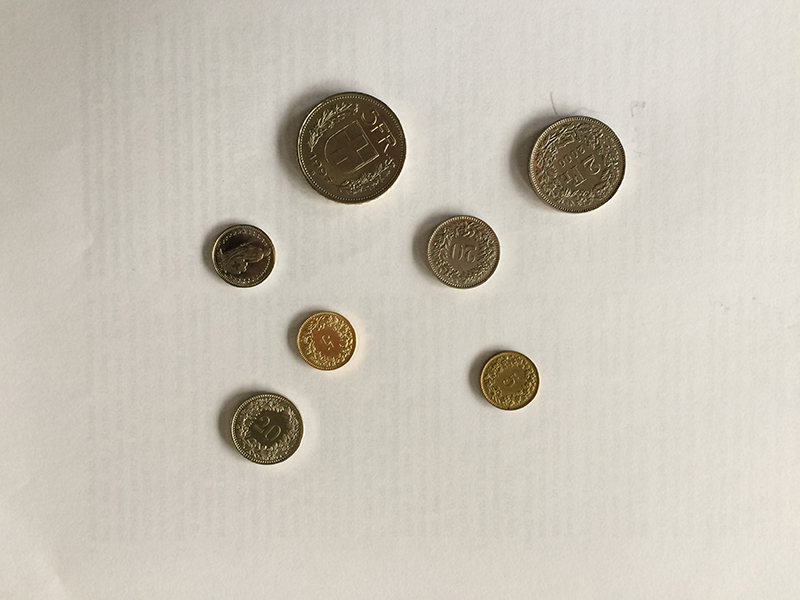
#> input picture images/c7.jpg, 800 x 600 px
$ python v2.py
#> lines starting #> are read from the running program, lines starting #| are printed output that depends on the picture; long printed decimals are rounded
__author__ = 'michaelcaraccio'

import numpy as np
import cv2

img = cv2.imread('images/c7.jpg', 0)
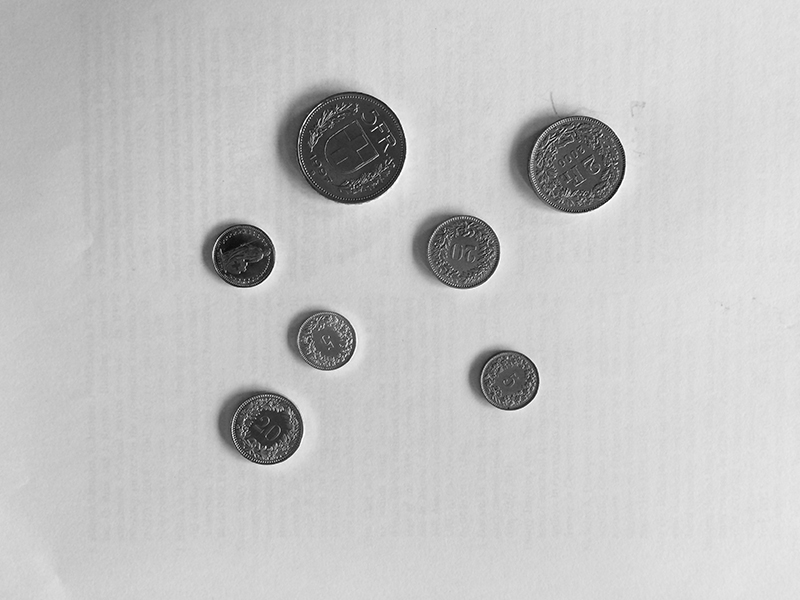
#> img: shape (600, 800); min 0, max 255, mean 195.5

cimg = cv2.cvtColor(img, cv2.COLOR_GRAY2BGR)
cimg = cv2.fastNlMeansDenoising(img,cimg,21,7,7)
#> cimg: shape (600, 800)

kernel = np.ones((3, 3), np.uint8)
cimgG = cv2.morphologyEx(cimg, cv2.MORPH_RECT ,kernel, iterations=4)
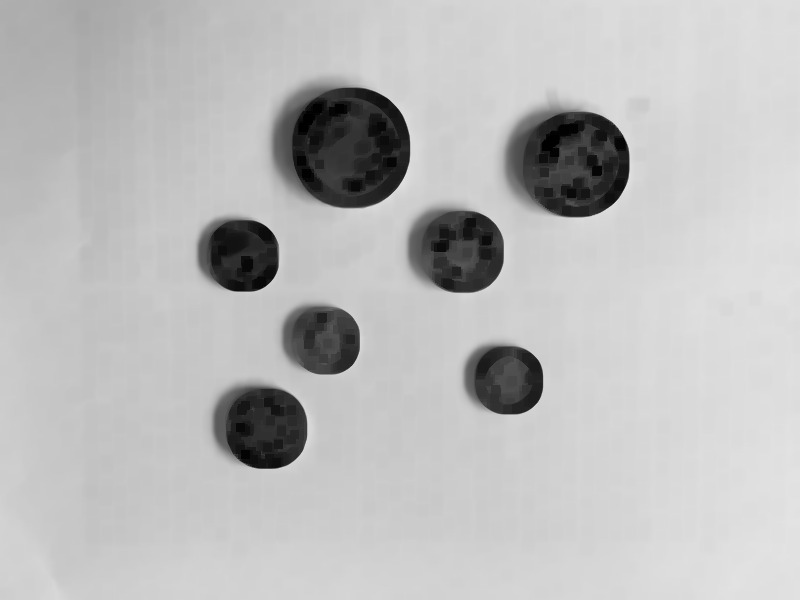
#> cimgG: shape (600, 800); min 0, max 228, mean 187.8
cimgG = cv2.morphologyEx(cimg, cv2.MORPH_OPEN ,kernel, iterations=5)
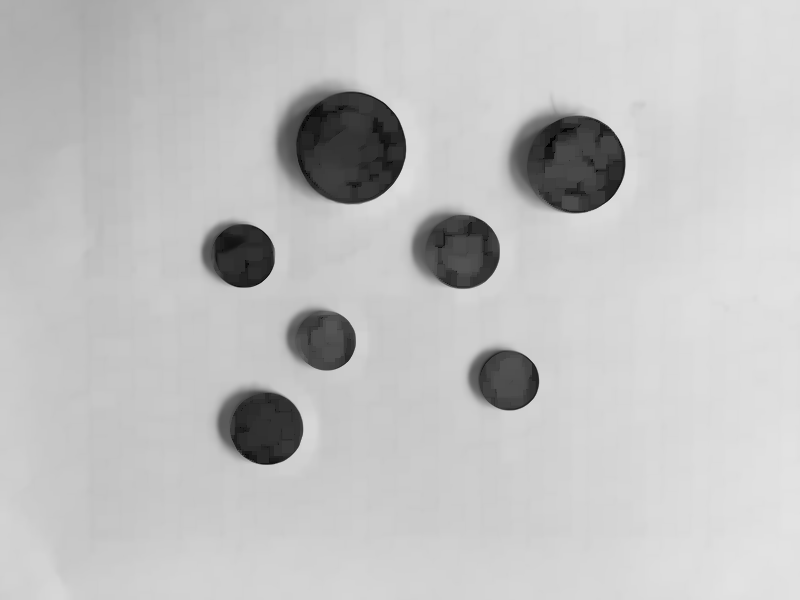
#> cimgG: shape (600, 800); min 0, max 227, mean 192.9

cv2.imwrite("withoutMask.tif",cimgG)

circles = cv2.HoughCircles(cimgG, cv2.HOUGH_GRADIENT, 1.5, 50, np.array([]), 100, 90, 20, 120)
#> circles = [[350.2, 147.8, 56], [266.2, 428.2, 36.5], [575.2, 162.8, 49.1], [242.2, 255.8, 32.3], [462.8, 251.2, 36.2], [326.2, 339.8, 30.2], [507.8, 380.2, 29.45]]

print(circles)
#| [[[350.25 147.75  56.  ]
#|   [266.25 428.25  36.5 ]
#|   [575.25 162.75  49.1 ]
#|   [242.25 255.75  32.3 ]
#|   [462.75 251.25  36.2 ]
#|   [326.25 339.75  30.2 ]
#|   [507.75 380.25  29.45]]]

cimg_dst = cv2.cvtColor(cimgG , cv2.COLOR_GRAY2BGR)

for i in range(0, len(circles[0])):
    cv2.circle(cimg_dst, (circles[0][i][0], circles[0][i][1]), circles[0][i][2], (0, 0, 255), 1, cv2.LINE_AA)
    cv2.circle(cimg_dst, (circles[0][i][0], circles[0][i][1]), 2, (0, 255, 0), 3,cv2.LINE_AA)  # draw center of circle
#> this loop made 7 passes
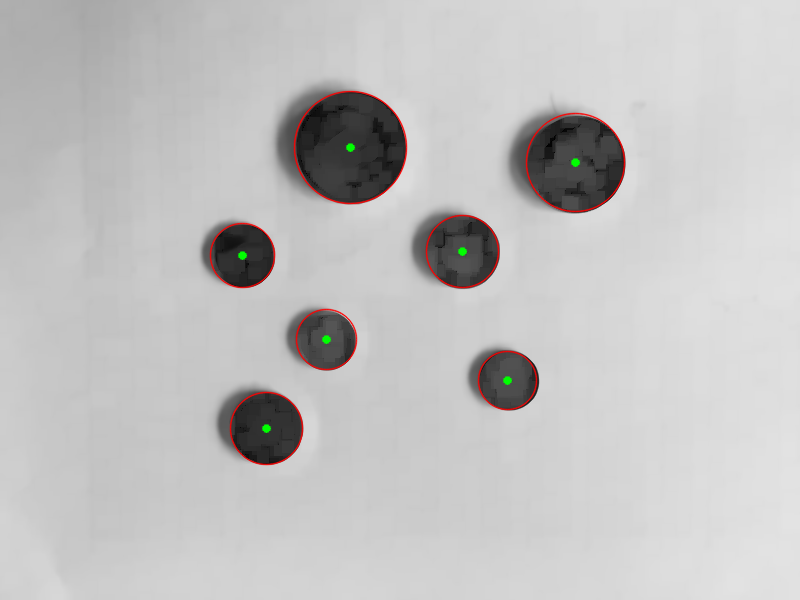
#> cimg_dst: shape (600, 800, 3); mean B, G, R 192.4, 192.6, 193.5

cv2.imshow('cercles', cimg_dst)

cv2.waitKey(0)

$ run again, with images/c1.jpg copied over images/c7.jpg
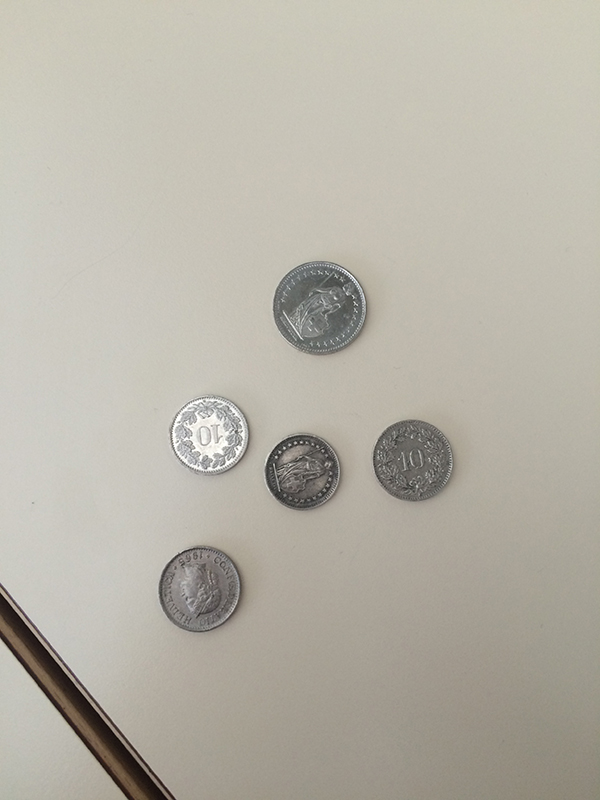
#> input picture images/c1.jpg, 600 x 800 px
#> `cimgG = cv2.morphologyEx(cimg, cv2.MORPH_OPEN ,kernel, iterations=5)`:
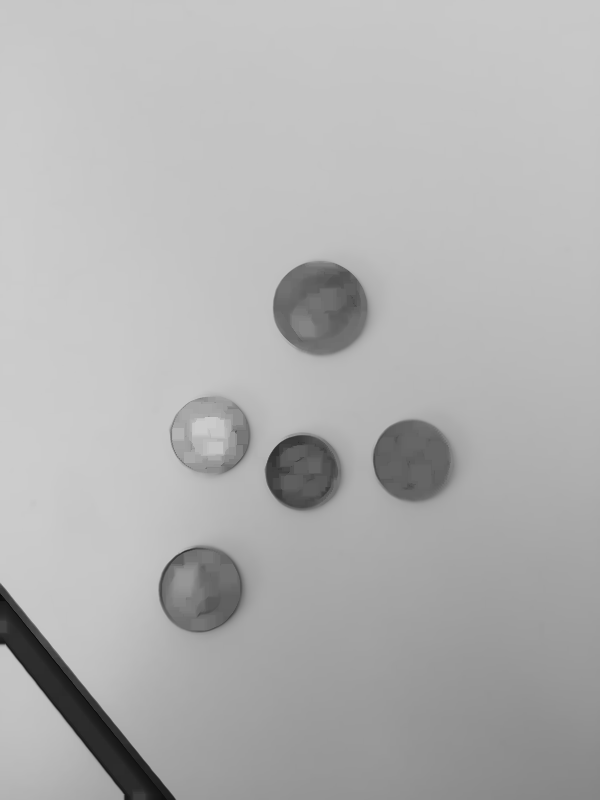
#> cimgG: shape (800, 600); min 9, max 204, mean 176.8
#> circles = [[210.8, 434.2, 39.65], [320.2, 306.8, 47], [413.2, 459.8, 41.3], [203.2, 590.2, 44.9], [302.2, 471.8, 36.5]]
#| [[[210.75 434.25  39.65]
#|   [320.25 306.75  47.  ]
#|   [413.25 459.75  41.3 ]
#|   [203.25 590.25  44.9 ]
#|   [302.25 471.75  36.5 ]]]
#> the loop `for i in range(0, len(circles[0])):` made 5 passes
#> after the loop `for i in range(0, len(circles[0])):`:
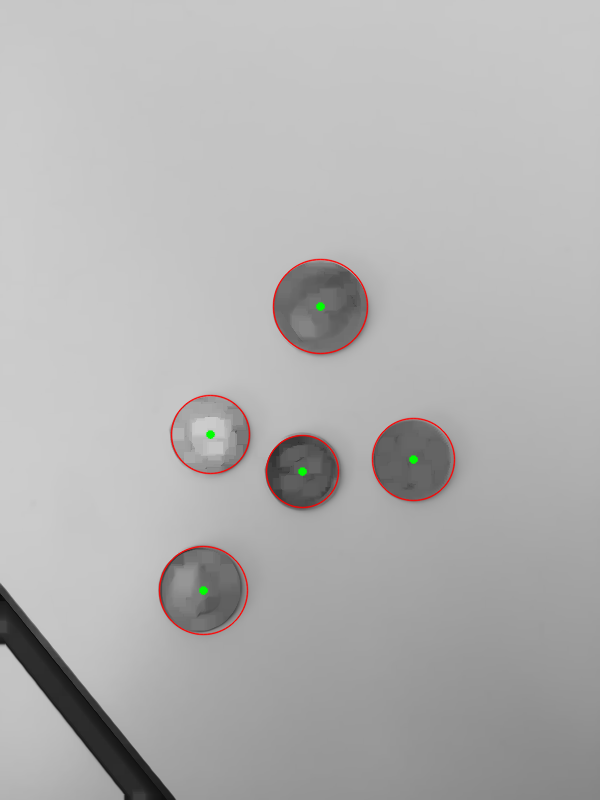
#> cimg_dst: shape (800, 600, 3); mean B, G, R 176.3, 176.4, 177.1

$ run again, with images/c2.jpg copied over images/c7.jpg
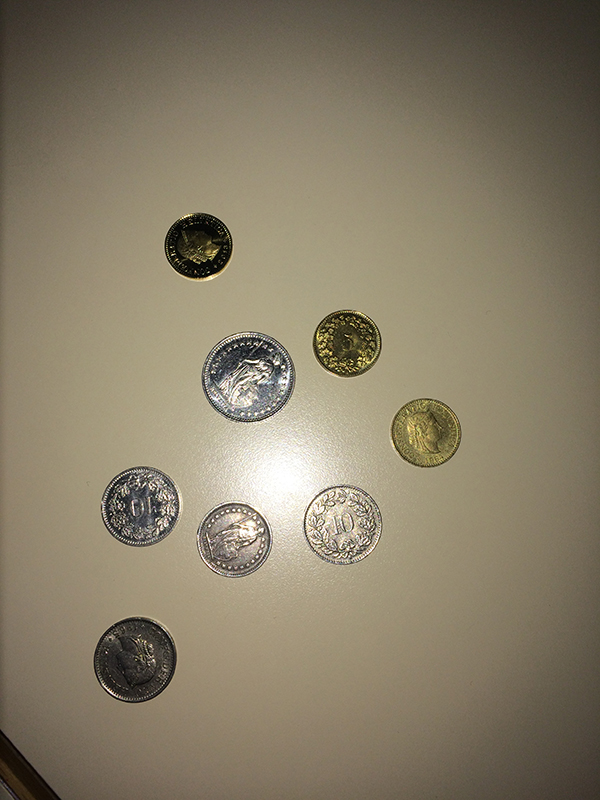
#> input picture images/c2.jpg, 600 x 800 px
#> `cimgG = cv2.morphologyEx(cimg, cv2.MORPH_OPEN ,kernel, iterations=5)`:
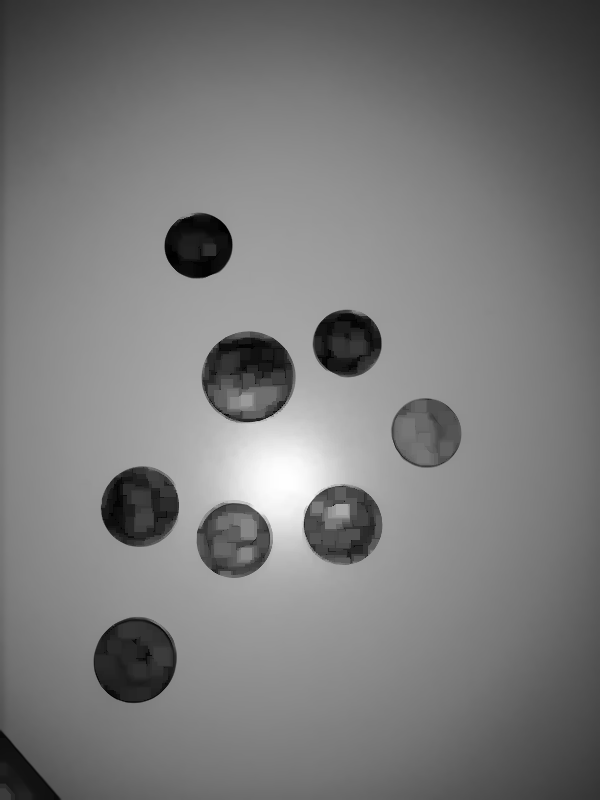
#> cimgG: shape (800, 600); min 0, max 254, mean 121.7
#> circles = [[342.8, 524.2, 39.65], [134.2, 660.8, 41.3], [246.8, 377.2, 44.75], [426.8, 432.8, 34.4], [138.8, 507.8, 38.3], [197.2, 245.2, 32.75], [234.8, 539.2, 38], [345.8, 342.8, 33.35]]
#| [[[342.75 524.25  39.65]
#|   [134.25 660.75  41.3 ]
#|   [246.75 377.25  44.75]
#|   [426.75 432.75  34.4 ]
#|   [138.75 507.75  38.3 ]
#|   [197.25 245.25  32.75]
#> (further printed lines are left out)
#> the loop `for i in range(0, len(circles[0])):` made 8 passes
#> after the loop `for i in range(0, len(circles[0])):`:
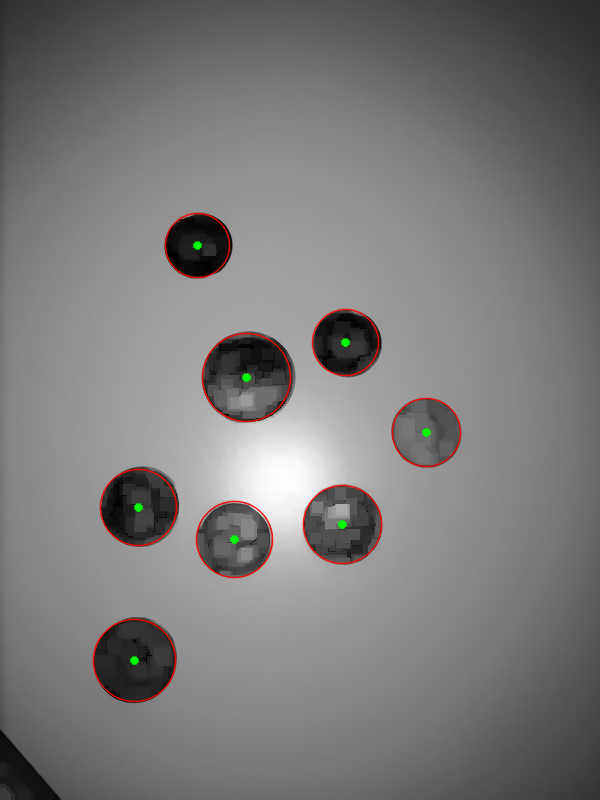
#> cimg_dst: shape (800, 600, 3); mean B, G, R 121.3, 121.5, 122.5
